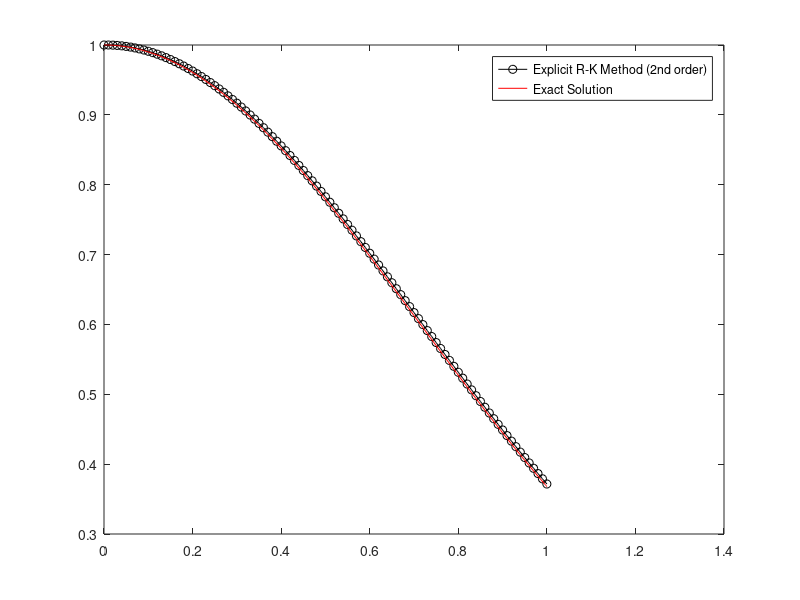

Reproduce this figure in MATLAB.
clear
close all

% Define the ordinary differential equation y' = f(x, y) as an anonymous function
f = @(x, y) -2 * x * y;

% Initial conditions
y(1) = 1;
x(1) = 0;
h = 0.01; % Step size
n = (1 - x(1)) / h; % Number of steps

% Main loop for the second-order explicit Runge-Kutta method
for i = 1:n
    % Calculate k1 and k2 using the Runge-Kutta method
    k1 = h * f(x(i), y(i));
    k2 = h * f(x(i), y(i) + k1);
    
    % Update x and y using the explicit Runge-Kutta method
    x(i + 1) = x(i) + h;
    y(i + 1) = y(i) + 0.5 * (k1 + k2);
end

% Print the final result
fprintf("y(%f) = %f \n", x(end), y(end))

% Plot the solution obtained from the explicit Runge-Kutta method
plot(x, y, '-ok')
hold on;

% Plot the solution obtained from ode45 for comparison
xspan = [0 1];
y0 = 1;
[x, y] = ode45(@(x, y) -2 * x * y, xspan, y0);
plot(x, y, 'r')

% Add compact and descriptive legend to the plot
legend({'Explicit R-K Method (2nd order)', 'Exact Solution'})